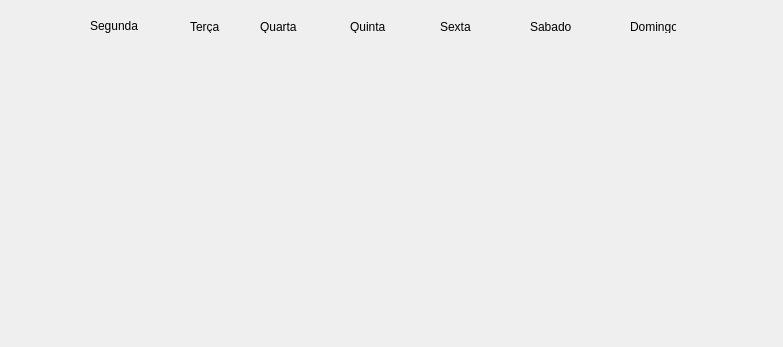
<?xml version="1.0" encoding="UTF-8"?>
<ui version="4.0">
 <class>project2</class>
 <widget class="QWidget" name="project2">
  <property name="geometry">
   <rect>
    <x>0</x>
    <y>0</y>
    <width>783</width>
    <height>347</height>
   </rect>
  </property>
  <property name="windowTitle">
   <string>project2</string>
  </property>
  <widget class="QLabel" name="label">
   <property name="geometry">
    <rect>
     <x>90</x>
     <y>10</y>
     <width>51</width>
     <height>31</height>
    </rect>
   </property>
   <property name="text">
    <string>Segunda</string>
   </property>
  </widget>
  <widget class="QLabel" name="label_2">
   <property name="geometry">
    <rect>
     <x>190</x>
     <y>20</y>
     <width>46</width>
     <height>13</height>
    </rect>
   </property>
   <property name="text">
    <string>Terça</string>
   </property>
  </widget>
  <widget class="QLabel" name="label_3">
   <property name="geometry">
    <rect>
     <x>260</x>
     <y>20</y>
     <width>46</width>
     <height>13</height>
    </rect>
   </property>
   <property name="text">
    <string>Quarta</string>
   </property>
  </widget>
  <widget class="QLabel" name="label_4">
   <property name="geometry">
    <rect>
     <x>350</x>
     <y>20</y>
     <width>46</width>
     <height>13</height>
    </rect>
   </property>
   <property name="text">
    <string>Quinta</string>
   </property>
  </widget>
  <widget class="QLabel" name="label_5">
   <property name="geometry">
    <rect>
     <x>440</x>
     <y>20</y>
     <width>46</width>
     <height>13</height>
    </rect>
   </property>
   <property name="text">
    <string>Sexta</string>
   </property>
  </widget>
  <widget class="QLabel" name="label_6">
   <property name="geometry">
    <rect>
     <x>530</x>
     <y>20</y>
     <width>46</width>
     <height>13</height>
    </rect>
   </property>
   <property name="text">
    <string>Sabado</string>
   </property>
  </widget>
  <widget class="QLabel" name="label_7">
   <property name="geometry">
    <rect>
     <x>630</x>
     <y>20</y>
     <width>46</width>
     <height>13</height>
    </rect>
   </property>
   <property name="text">
    <string>Domingo</string>
   </property>
  </widget>
 </widget>
 <layoutdefault spacing="6" margin="11"/>
 <resources/>
 <connections/>
</ui>
